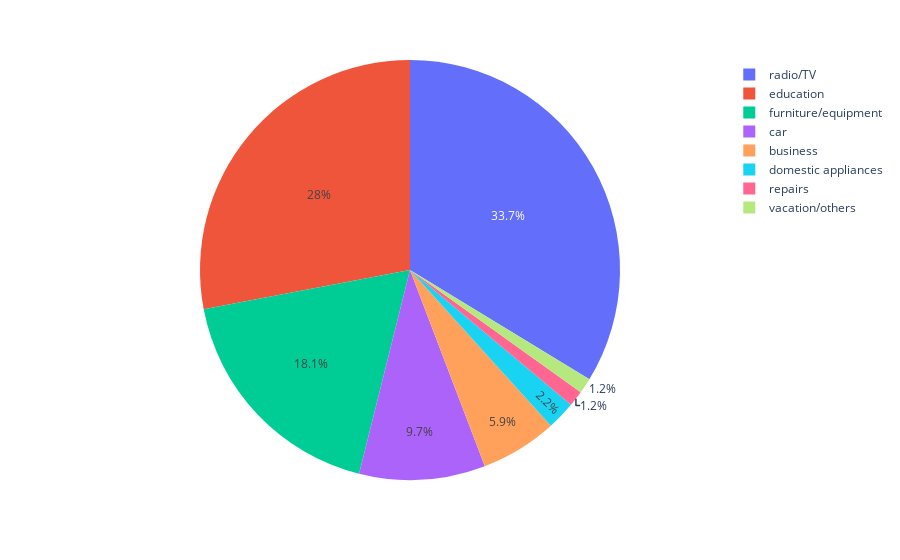

The code cell stored with this chart in its notebook:
### Markdown cell above
Distribution by Purpose

### Code cell
#visualize 'purpose' using a pie chart
values = germancreditdata['Purpose'].value_counts()
names = germancreditdata['Purpose'].unique()

fig = px.pie(values=values, names=names)
fig.show()

### Figure 1 — Plotly figure (JSON) as saved in the notebook; plotly's stock layout.template omitted (floating-point values rounded to 4 significant figures)
{"data": [{"domain": {"x": [0, 1], "y": [0, 1]}, "hovertemplate": "label=%{label}<br>value=%{value}<extra></extra>", "labels": ["radio/TV", "education", "furniture/equipment", "car", "business", "domestic appliances", "repairs", "vacation/others"], "legendgroup": "", "name": "", "showlegend": true, "type": "pie", "values": [337, 280, 181, 97, 59, 22, 12, 12]}], "layout": {"legend": {"tracegroupgap": 0}, "margin": {"t": 60}}}
